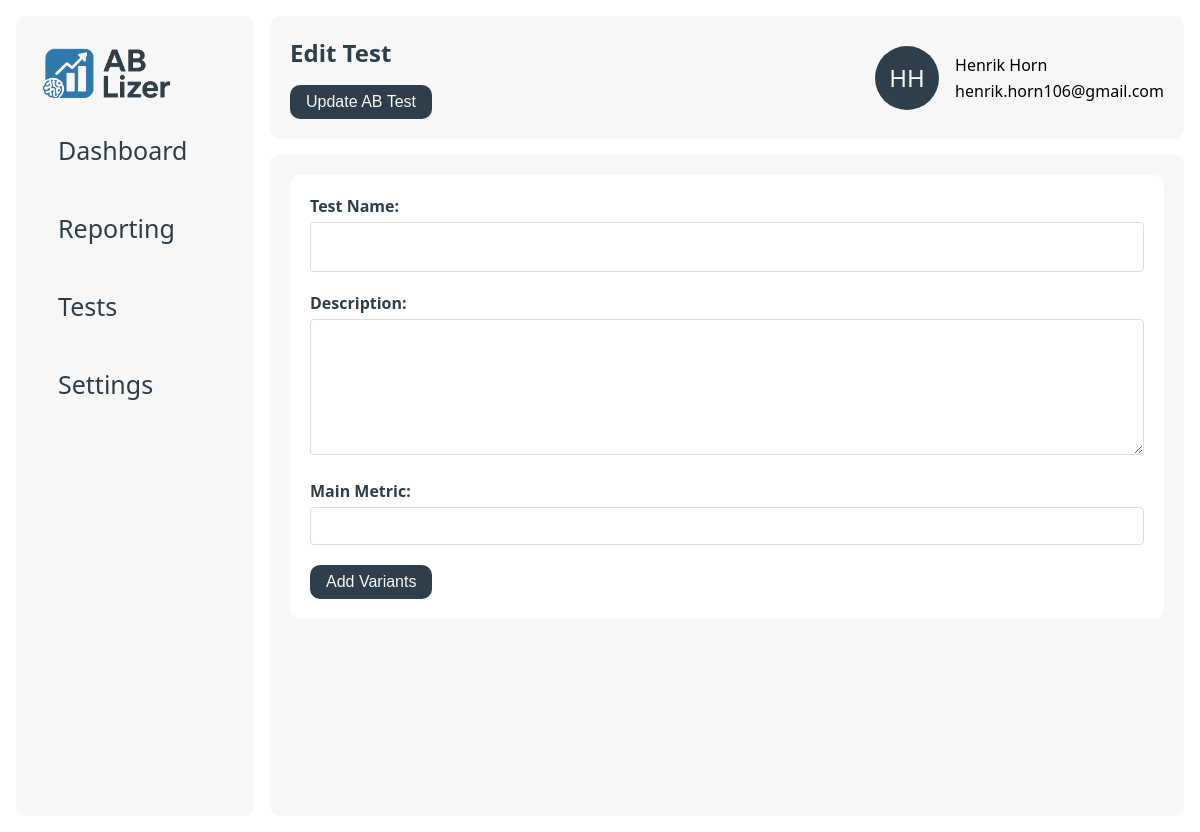
Before: /edit/1/52 with the older database file.
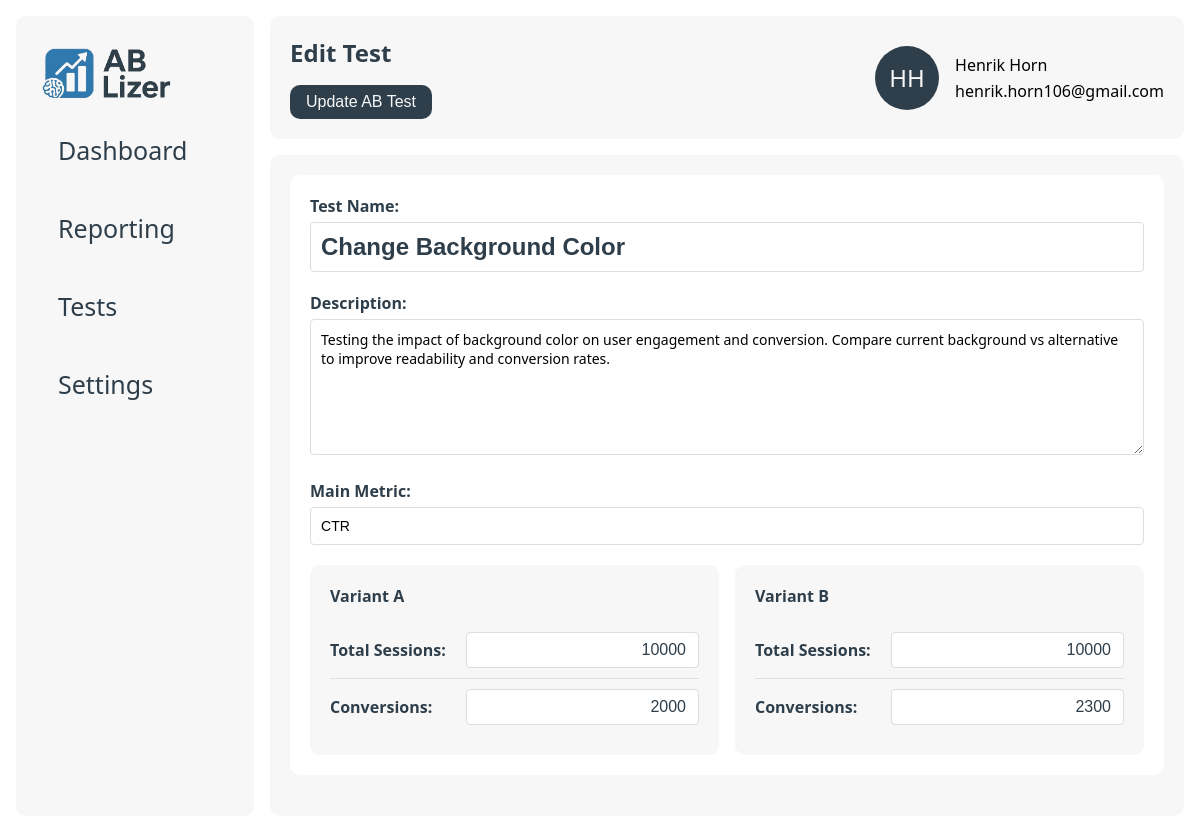
After: the same page with the newer database file.
### data/models.py (models this page shows)
class users(db.Model):
    __tablename__ = 'users'
    id = db.Column(db.Integer, primary_key=True)
    company_id = db.Column(db.Integer, db.ForeignKey('companies.id'), nullable=False)
    name = db.Column(db.String(255), nullable=False)
    email = db.Column(db.String(255), nullable=False)

class ab_tests(db.Model):
    __tablename__ = 'ab_tests'
    id = db.Column(db.Integer, primary_key=True)
    company_id = db.Column(db.Integer, db.ForeignKey('companies.id'), nullable=False)
    name = db.Column(db.String(255), nullable=False)
    description = db.Column(db.Text, nullable=False)
    metric = db.Column(db.String(255), nullable=False)
    created_at = db.Column(db.DateTime, nullable=False)
    __repr__ = lambda self: f'<Ab_Test {self.id}>'
    __str__ = lambda self: f'{self.id}'

class variants(db.Model):
    __tablename__ = 'variants'
    id = db.Column(db.Integer, primary_key=True)
    test_id = db.Column(db.Integer, db.ForeignKey('ab_tests.id'), nullable=False)
    name = db.Column(db.String(255), nullable=False)
    impressions = db.Column(db.Integer, nullable=False)
    conversions = db.Column(db.Integer, nullable=False)
    conversion_rate = db.Column(db.Float, nullable=False)
    __repr__ = lambda self: f'<Variant {self.id}>'
    __str__ = lambda self: f'{self.id}'

### app.py (the view)
@app.route("/edit/<int:user_id>/<int:test_id>")
def edit_test_page(user_id, test_id):
    user = db_manager.get_user(user_id)
    test = db_manager.get_test(test_id, user.company_id)
    variants = db_manager.get_variants(test_id)
    report = db_manager.get_report(test_id)
    return render_template("edit.html", user=user, test=test, variants=variants, report=report)

### app.py (called while the page is built)
@app.template_filter('initials')
def get_initials(name):
    if not name:
        return ''
    parts = name.strip().split()
    if len(parts) >= 2:
        return (parts[0][0] + parts[1][0]).upper()
    elif len(parts) == 1:
        return parts[0][:2].upper()
    return ''

### data/db_manager.py (called while the page is built)
    def get_test(self, test_id, company_id):
        return ab_tests.query.filter_by(id=test_id, company_id=company_id).first()

    def get_variants(self, test_id):
        return variants.query.filter_by(test_id=test_id).all()

    def get_report(self, test_id):
        return reports.query.filter_by(test_id=test_id).first()

    def get_user(self, user_id):
        return users.query.filter_by(id=user_id).first()

### templates/edit.html (shortened to what this page needs)
{% extends "base.html" %}
{% block page_title %}Edit Test{% endblock %}
{% block page_button %}
    <div class="button-container">
        <button form="edit-form" class="btn" type="submit">Update AB Test</button>
    </div>
{% endblock %}
{% block content %}
    <div class="card big">
        <form id="edit-form" method="post" action="">
            <div class="form-group">
                <label class="details-label" for="name">Test Name:</label>
                <input type="text" class="details-head" id="name" name="name" value="{{ test.name }}">
            </div>
            <div class="form-group">
                <label class="details-label" for="description">Description:</label>
                <textarea class="details-textarea" id="description" name="description"
                          rows="6">{{ test.description }}</textarea>
            </div>
            <div class="form-group">
                <label class="details-label" for="metric">Main Metric:</label>
                <input type="text" id="metric" name="metric" value="{{ test.metric }}">
            </div>
            {% if variants != [] %}
                <div class="column-grid-2">
                    {% for variant in variants %}
                        <div class="metrics-card">
                            <h4>{{ variant.name }}</h4>
                            <div class="details-form-group">
                                <label class="details-label" for="sessions_{{ loop.index }}">Total Sessions:</label>
                                <input class="details-input right" type="text" id="sessions_{{ loop.index }}"
                                       name="sessions[]"
                                       value="{{ variant.impressions }}">
                            </div>
                            <div class="details-form-group">
                                <label class="details-label" for="conversions_{{ loop.index }}">Conversions:</label>
                                <input class="details-input right" type="text" id="conversions_{{ loop.index }}"
                                       name="conversions[]" value="{{ variant.conversions }}">
                            </div>
                        </div>
                    {% endfor %}
                </div>
            {% else %}
                <button class="btn" id="addVariantBtn">Add Variants</button>
            {% endif %}
        </form>
    </div>
{% endblock %}

### templates/base.html (shortened to what this page needs)
<!DOCTYPE html>
<html lang="en">
<head>
    <link href="{{ url_for('static', filename='style.css') }}" rel="stylesheet">
</head>
<body>
<div class="main-wrapper">
    <div class="sidenav" id="mySidenav">
        <div class="sidenav-container">
            <a class="logo" href="/"><img src="{{ url_for('static', filename='logo_ab-lizer.png') }}" height="50px"></a>
            <a href="/">
                <div class="tab">Dashboard</div>
            </a>
            <a href="#">
                <div class="tab">Reporting</div>
            </a>
            <a href="/tests/{{ user.id }}">
                <div class="tab">Tests</div>
            </a>
            <a href="/settings/{{ user.id }}">
                <div class="tab">Settings</div>
            </a>
        </div>
    </div>
    <div class="wrapper">
        <nav>
            <div class="container navigation">
                <div class="hero">
                    <h1>{% block page_title %}{% endblock %}</h1>
                    {% block page_button %}{% endblock %}
                </div>
                <div class="col-wrapper">
                    <div class="profile">
                        <div class="profile-image">{{ user.name|initials }}</div>
                    </div>
                    <div class="profile-info">
                        <div>
                            {{ user.name }}
                        </div>
                        <div>
                            {{ user.email }}
                        </div>
                    </div>
            </div>
        </nav>
        <main class="container">
            {% block content %}{% endblock %}
        </main>
    </div>
</div>
</body>
</html>

### static/style.css (style rules this page uses)
:root { --primary: #2E3E4A; --secondary: #F7F7F7; --accent: #317AAE; --gradient: linear-gradient(180deg, rgba(25, 82, 133, 1) 0%, rgba(49, 122, 174, 1) 100%); --danger: #ef4444; --bg: #ffffff; --radius: 10px; --shadow: 0 2px 8px rgba(30, 41, 59, 0.06); --font-primary: 'Segoe UI', 'Roboto', Arial, sans-serif; }
* { box-sizing: border-box; }
body { font-family: var(--font-primary), sans-serif; background: var(--bg); margin: 0; padding: 0; }
nav { background: var(--bg); }
main { overflow-y: scroll; }
h1, h2, h3, h4, h5, h6, p { margin-top: 0; color: var(--primary); }
a { color: var(--primary); text-decoration: none; }
.hero { display: flex; flex-direction: column; justify-content: center; gap: 16px; }
.main-wrapper { display: flex; padding: 16px; }
.wrapper { width: 100%; height: 100vh; padding-left: 16px; align-self: stretch; gap: 16px; display: flex; flex-direction: column; }
.container { padding: 20px 20px; background: var(--secondary); border-radius: var(--radius); height: 100%; }
.container.navigation, h1 { margin-bottom: 0; display: flex; justify-content: space-between; align-items: center; }
.logo { font-size: 1.5rem; font-weight: bold; text-decoration: none; }
.profile-image { display: flex; align-items: center; justify-content: center; border-radius: 50%; background-color: var(--primary); padding: 2px; width: 64px; height: 64px; font-size: 24px; color: var(--secondary); }
.profile-info { display: flex; flex-direction: column; gap: 4px; justify-content: center; }
input[type="text"] { padding: 8px 12px; border: 1px solid var(--border); border-radius: var(--radius); font-size: 1rem; margin-right: 8px; width: 100%; }
.sidenav { width: 300px; background-color: var(--bg); position: static; height: 100vh; overflow-x: hidden; }
.sidenav a { color: var(--primary); text-decoration: none; font-size: 25px; display: block; }
.sidenav .tab { padding: 16px 16px; color: var(--primary); text-decoration: none; font-size: 25px; display: block; transition: 0.3s; border-radius: var(--radius); }
.sidenav-container { display: flex; flex-direction: column; gap: 12px; background-color: var(--secondary); border-radius: var( --radius); padding: 32px 26px; height: 100%; }
.card { border-radius: var( --radius); padding: 20px; min-width: 200px; background-color: var(--bg); }
.card.big { width: 100%; }
.col-wrapper { display: flex; gap: 16px; flex-wrap: wrap; flex-grow: 0; flex-direction: row; }
.column-grid-2 { display: grid; grid-template-columns: repeat(2, 1fr); gap: 16px; width: 100%; }
.form-group { margin-bottom: 20px; }
.form-group label { display: block; margin-bottom: 5px; font-weight: 600; }
.form-group input, .form-group textarea { width: 100%; padding: 10px; border: 1px solid #ddd; border-radius: 4px; font-size: 14px; }
.details-head[type="text"] { font-size: 24px; font-weight: bold; color: var(--primary); border: 1px solid #ddd; }
.details-label { font-weight: 600; color: var(--primary); }
.details-input[type="text"] { width: unset; color: var(--primary); border: 1px solid #ddd; border-radius: 4px; margin: 0; }
.details-input[type="text"].right { text-align: right; }
.details-textarea { border: 1px solid #ddd; padding: 10px; font-size: 16px; }
.details-form-group { display: flex; justify-content: space-between; align-items: center; padding: 10px 0; border-bottom: 1px solid #e0e0e0; }
.details-form-group:last-child { border-bottom: none; }
textarea { font-family: var(--font-primary), sans-serif; resize: vertical; }
.button-container { display: flex; justify-content: flex-start; }
.btn { padding: 8px 16px; border: none; border-radius: var(--radius); font-size: 1rem; cursor: pointer; background: var(--primary); color: var(--secondary); }
.metrics-card { background: var(--secondary); padding: 20px; border-radius: var(--radius); }
.metrics-card h4 { margin-bottom: 15px; color: var(--primary); }

Changed rows visible on the page:
added ab_tests: name "Change Background Color", description "Testing the impact of background color on user engagement and conversion. Compare current background vs alternative to improve readability and conversion rates.", metric "CTR"
added variants: name "Variant A", impressions "10000", conversions "2000"
added variants: name "Variant B", impressions "10000", conversions "2300"
Other visible differences:
text no longer shown: "Add Variants"
